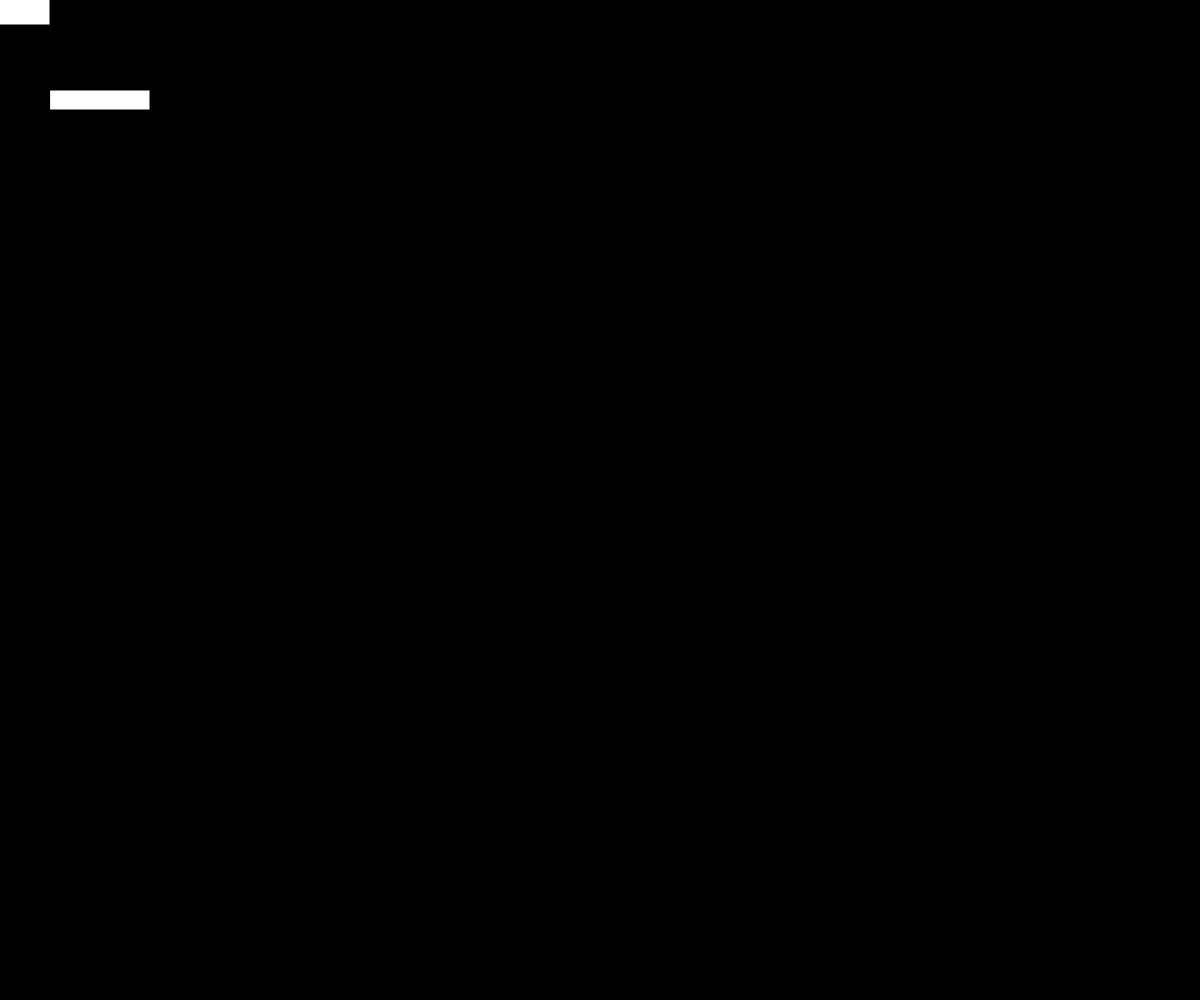
Frame 1 (no input)
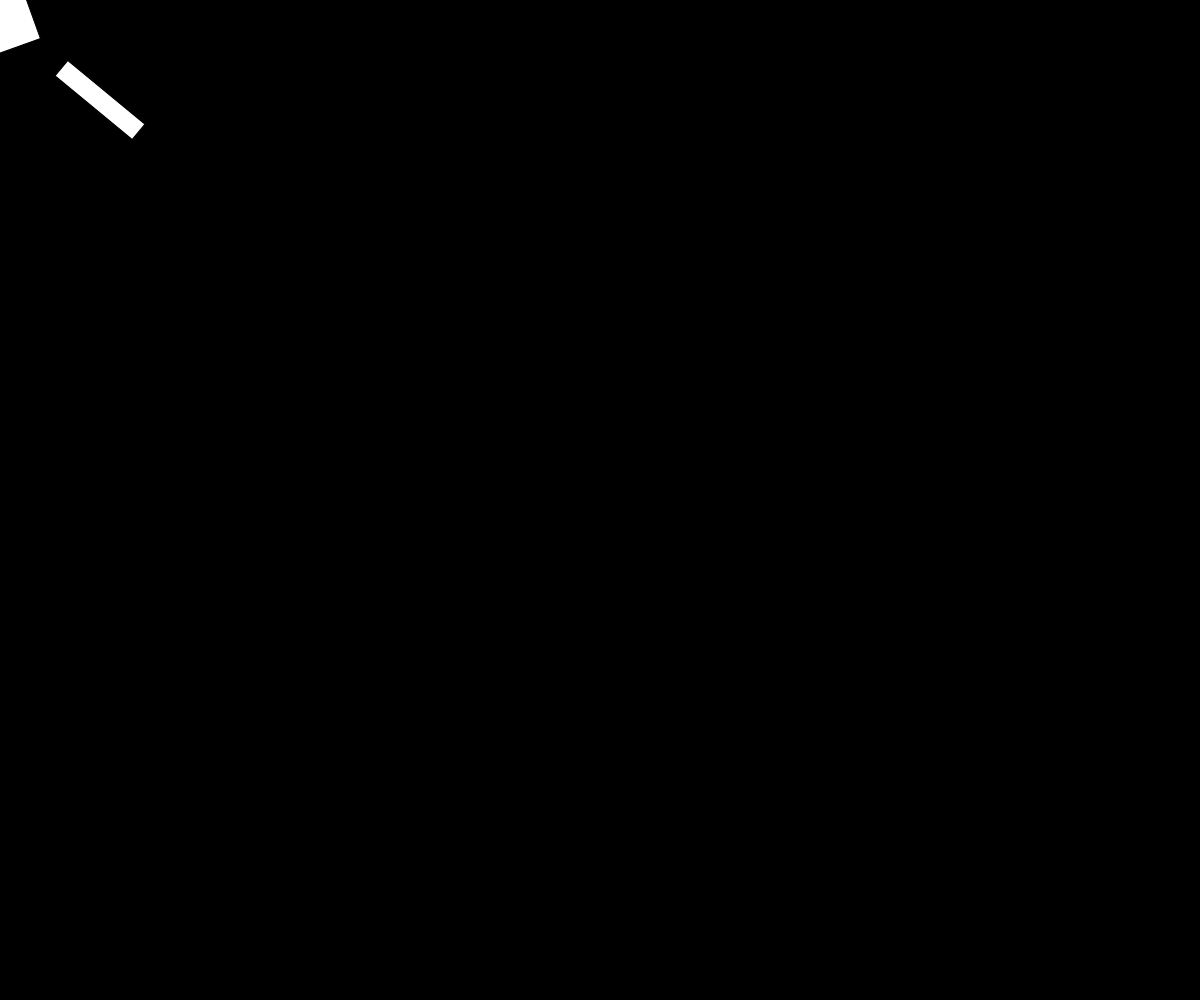
Frame 60 (no input)
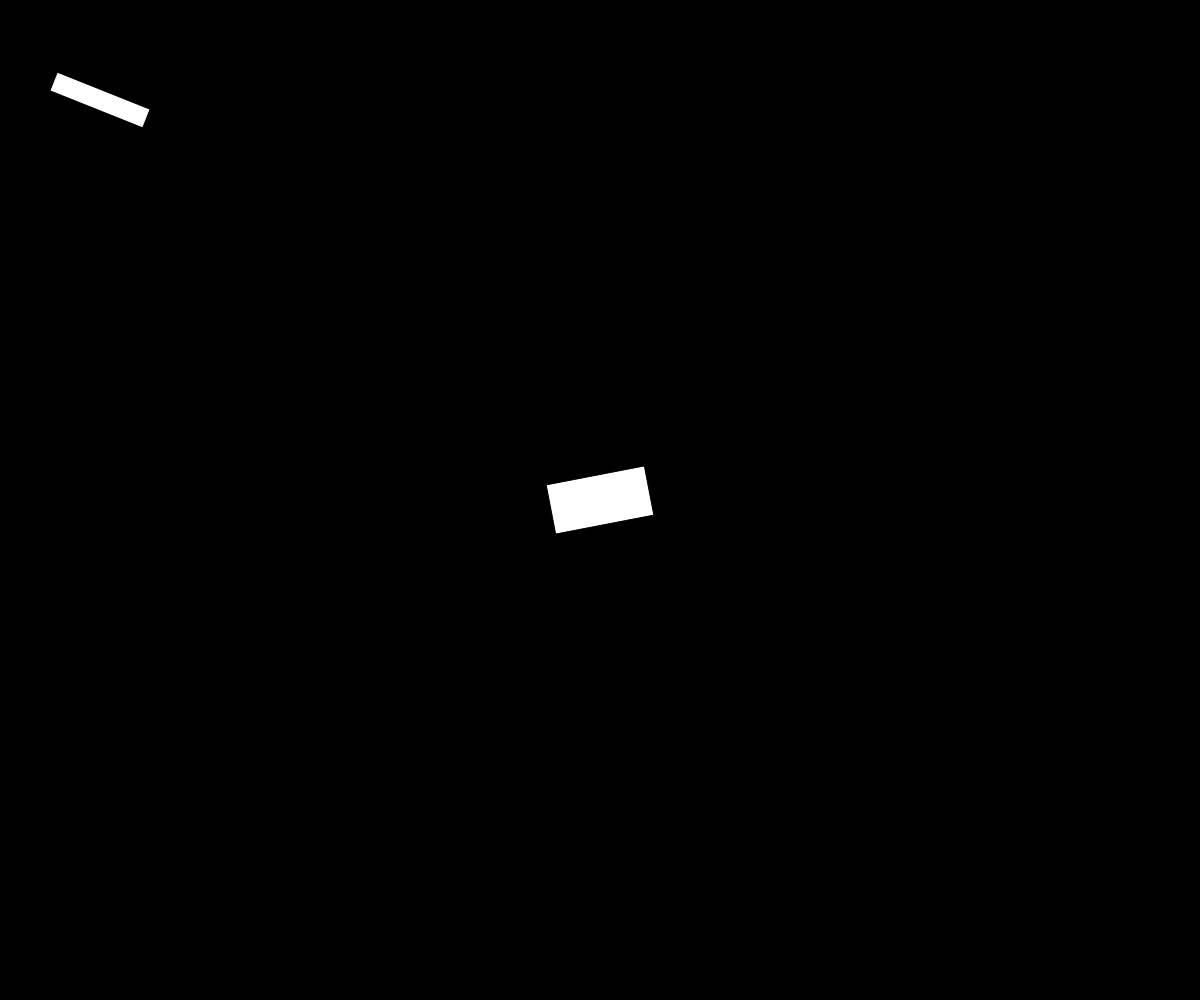
Frame 120 (the mouse pressed at the canvas centre since frame 60)

The p5.js sketch that drew these frames (run headless with seeded random() and noise() and a simulated clock; from frame 60 on, the mouse is pressed at the canvas centre):

// p5.js sketch
// ── sketch.js
// p5.js覆盖矩阵“转换”
// Video: https://www.youtube.com/watch?v=o9sgjuh-CBM&list=PLRqwX-V7Uu6ZmA-d3D0iFIvgrB5_7kB8H

let angle = 0;

function setup() {
  createCanvas(windowWidth, windowHeight);
}

function draw() {
  background(0);

  push();
  translate(mouseX, mouseY)
  rotate(angle)
  fill(255);
  rectMode(CENTER);
  rect(0, 0, 100, 50);
  pop();


  translate(100, 100);
  rotate(-angle * 2);
  rectMode(CENTER);
  rect(0, 0, 100, 20);

  angle += 0.5;
}
